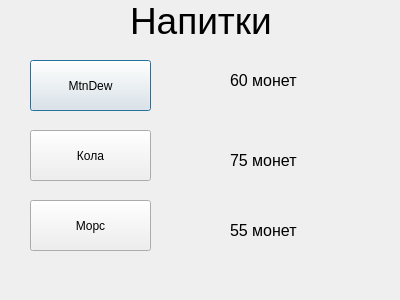
<?xml version="1.0" encoding="UTF-8"?>
<ui version="4.0">
 <class>drinks</class>
 <widget class="QDialog" name="drinks">
  <property name="geometry">
   <rect>
    <x>0</x>
    <y>0</y>
    <width>400</width>
    <height>300</height>
   </rect>
  </property>
  <property name="windowTitle">
   <string>Dialog</string>
  </property>
  <widget class="QLabel" name="label">
   <property name="geometry">
    <rect>
     <x>130</x>
     <y>0</y>
     <width>181</width>
     <height>41</height>
    </rect>
   </property>
   <property name="font">
    <font>
     <pointsize>28</pointsize>
    </font>
   </property>
   <property name="text">
    <string>Напитки</string>
   </property>
  </widget>
  <widget class="QPushButton" name="pushButton">
   <property name="geometry">
    <rect>
     <x>30</x>
     <y>60</y>
     <width>121</width>
     <height>51</height>
    </rect>
   </property>
   <property name="text">
    <string>MtnDew</string>
   </property>
  </widget>
  <widget class="QPushButton" name="pushButton_2">
   <property name="geometry">
    <rect>
     <x>30</x>
     <y>130</y>
     <width>121</width>
     <height>51</height>
    </rect>
   </property>
   <property name="text">
    <string>Кола</string>
   </property>
  </widget>
  <widget class="QPushButton" name="pushButton_3">
   <property name="geometry">
    <rect>
     <x>30</x>
     <y>200</y>
     <width>121</width>
     <height>51</height>
    </rect>
   </property>
   <property name="text">
    <string>Морс</string>
   </property>
  </widget>
  <widget class="QLabel" name="label_2">
   <property name="geometry">
    <rect>
     <x>230</x>
     <y>70</y>
     <width>101</width>
     <height>21</height>
    </rect>
   </property>
   <property name="font">
    <font>
     <pointsize>12</pointsize>
    </font>
   </property>
   <property name="text">
    <string>60 монет</string>
   </property>
  </widget>
  <widget class="QLabel" name="label_3">
   <property name="geometry">
    <rect>
     <x>230</x>
     <y>150</y>
     <width>101</width>
     <height>21</height>
    </rect>
   </property>
   <property name="font">
    <font>
     <pointsize>12</pointsize>
    </font>
   </property>
   <property name="text">
    <string>75 монет</string>
   </property>
  </widget>
  <widget class="QLabel" name="label_4">
   <property name="geometry">
    <rect>
     <x>230</x>
     <y>220</y>
     <width>101</width>
     <height>21</height>
    </rect>
   </property>
   <property name="font">
    <font>
     <pointsize>12</pointsize>
    </font>
   </property>
   <property name="text">
    <string>55 монет</string>
   </property>
  </widget>
 </widget>
 <resources/>
 <connections/>
</ui>
